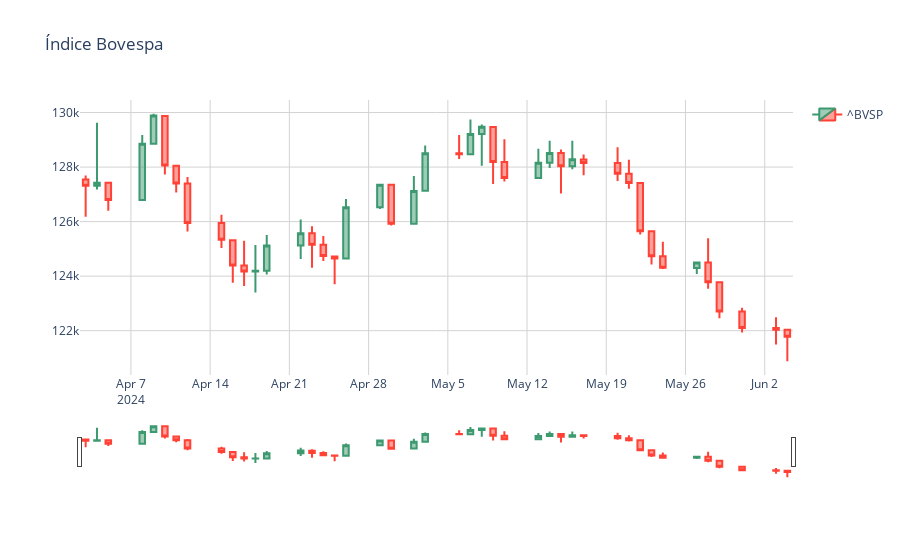

The code cell stored with this chart in its notebook:
### Code cell
# utilizando a função graph_objects do plotly

from plotly import graph_objects
from plotly.graph_objs import Layout

layout = Layout(
    paper_bgcolor='rgba(0,0,0,0)',
    plot_bgcolor='rgba(0,0,0,0)'
)

grafico = graph_objects.Figure(
    data = [graph],
    layout_title="Índice Bovespa",
    layout=layout
)
grafico.update_xaxes(showgrid=True, gridwidth=1, gridcolor='LightGrey')
grafico.update_yaxes(showgrid=True, gridwidth=1, gridcolor='LightGrey')

grafico
